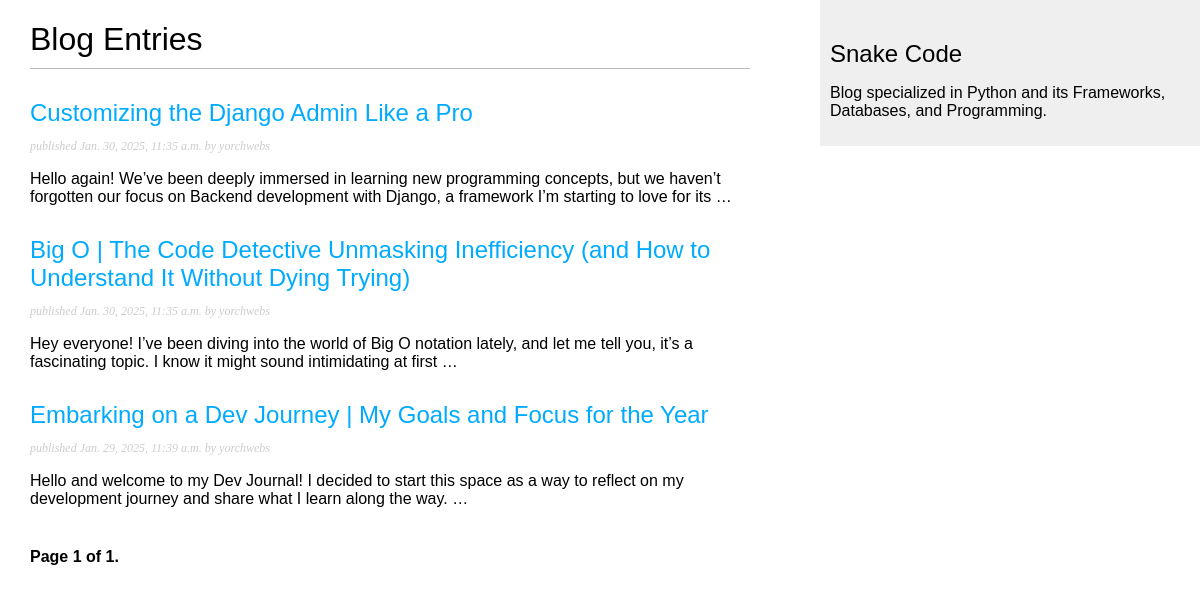
The page /blog/ on the database as committed earlier.
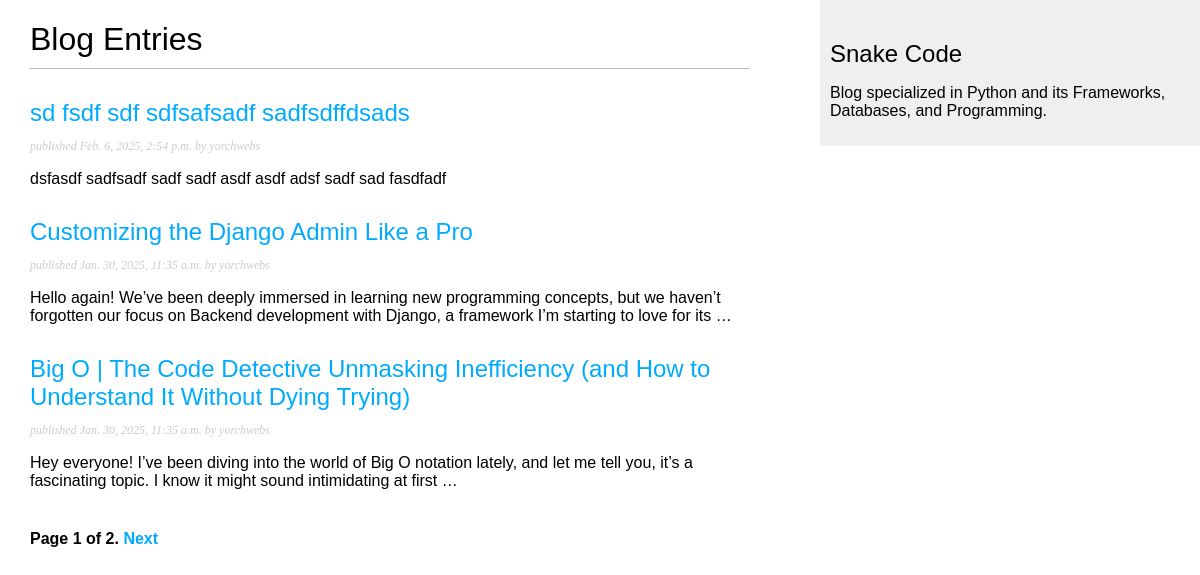
The same page on the database as committed later.
### blog/models.py (models this page shows, shortened)
class Post(models.Model):
    class Status(models.TextChoices):
        DRAFT = "DF", "Draft"
        PUBLISHED = "PB", "Published"
    title = models.CharField(max_length=250)
    slug = models.SlugField(max_length=250, unique_for_date="publish")
    author = models.ForeignKey(
        settings.AUTH_USER_MODEL,
        on_delete=models.CASCADE,
        related_name="blog_posts",
    )
    body = models.TextField()
    publish = models.DateTimeField(default=timezone.now)
    created = models.DateTimeField(auto_now_add=True)
    updated = models.DateTimeField(auto_now=True)
    status = models.CharField(
        max_length=2, choices=Status, default=Status.DRAFT
    )
    objects = models.Manager()
    published = PublishedManager()
    class Meta:
        ordering = ["-publish"]
        indexes = [
            models.Index(fields=["-publish"]),
        ]
    def get_absolute_url(self):
        return reverse(
            "blog:post_detail",
            args=[
                self.publish.year,
                self.publish.month,
                self.publish.day,
                self.slug,
            ],
        )

### blog/views.py (the view)
# urls.py: path("", views.post_list, name="post_list"),
def post_list(request):
    post_list = Post.published.all()
    paginator = Paginator(post_list, 3)
    page_number = request.GET.get("page", 1)
    posts = paginator.page(page_number)
    return render(request, "post/list.html", {"posts": posts})

### blog/models.py (called while the page is built)
    def get_queryset(self):
        return super().get_queryset().filter(status=Post.Status.PUBLISHED)

### templates/post/list.html (shortened to what this page needs)
{% extends "base.html" %}
{% block content %}
    <h1>Blog Entries</h1>
    {% for post in posts %}
    <h2>
        <a href="{{ post.get_absolute_url }}">{{ post.title }}</a>
    </h2>
    <p class="date">published {{ post.publish }} by {{ post.author }}</p>
    {{ post.body | truncatewords:30 | linebreaks }}
    {% endfor %}
    {% include "pagination.html" with page=posts %}
{% endblock %}

Rows that differ between the two databases and show on the page:
no longer on this page (row unchanged): Post: title "Embarking on a Dev Journey | My Goals and Focus for the Year", publish "Jan. 29, 2025, 11:39 a.m.", author "yorchwebs", body "Hello and welcome to my Dev Journal! I decided to start this space as a way to reflect on my development journey and share what I learn along the way. …"
added Post: title "sd fsdf sdf sdfsafsadf sadfsdffdsads", publish "Feb. 6, 2025, 2:54 p.m.", author "yorchwebs", body "dsfasdf sadfsadf sadf sadf asdf asdf adsf sadf sad fasdfadf"
Other text that changed with them:
{{ page.paginator.num_pages }}: "1" → "2"
text now shown: "Next"
